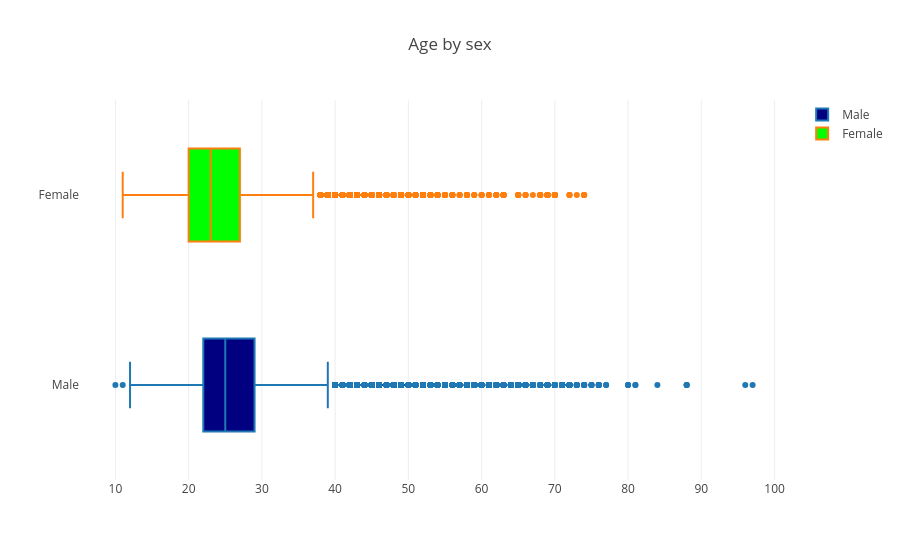

The notebook cell this image was saved under:
### Markdown cell above
We will display statistics on age for men and women participating in the Olympics with Boxplot.

### Code cell
men = data[data.Sex=='M'].Age
women = data[data.Sex=='F'].Age

box_m = go.Box(x=men, name="Male", fillcolor='navy')
box_w = go.Box(x=women, name="Female", fillcolor='lime')
layout = go.Layout(title='Age by sex')
fig = go.Figure(data=[box_m, box_w], layout=layout)
py.iplot(fig)

### Figure 1 — Plotly figure (JSON) as saved in the notebook; plotly's stock layout.template omitted (floating-point values rounded to 4 significant figures; data arrays with more than 128 entries replaced by an {"elided": "..."} marker saying what was removed)
{"data": [{"fillcolor": "navy", "name": "Male", "type": "box", "x": {"elided": "196594 int values"}}, {"fillcolor": "lime", "name": "Female", "type": "box", "x": {"elided": "74522 int values"}}], "layout": {"title": "Age by sex"}}
